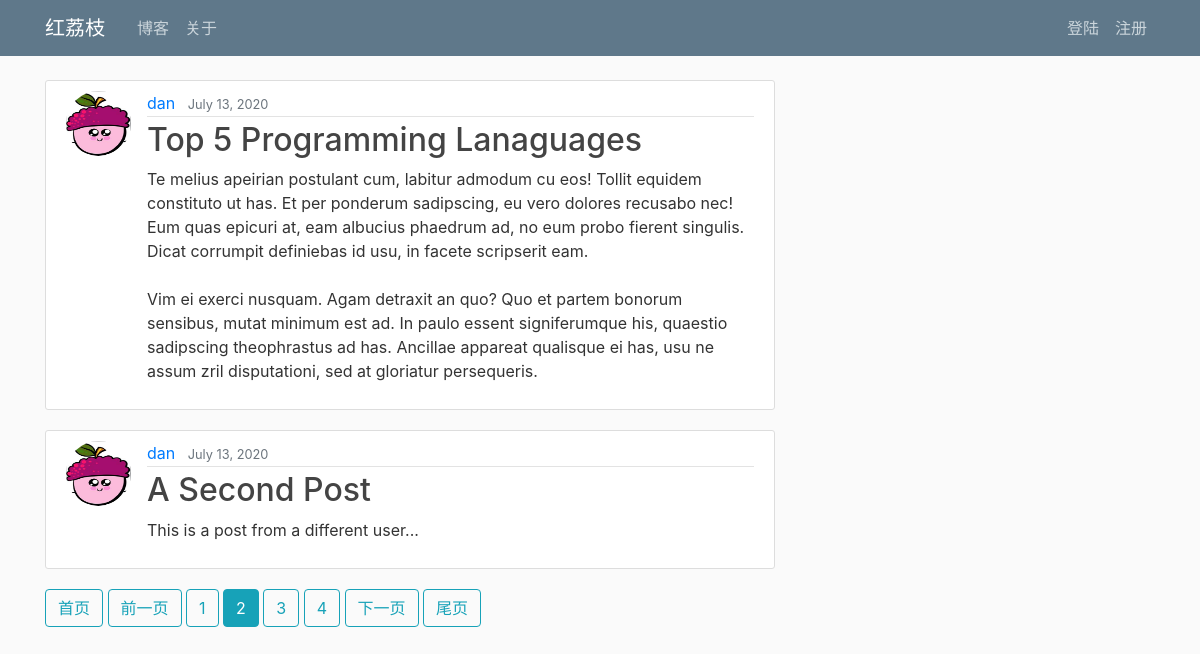
Screenshot of /blog/?page=2 with the database file from the repository.
### blog/models.py (models this page shows, shortened)
class Blog(models.Model):
    author      = models.ForeignKey(User, on_delete=models.CASCADE)
    date_posted = models.DateTimeField(default=timezone.now)
    title       = models.CharField(max_length=100)
    content     = models.TextField()
    image       = models.ImageField(upload_to = "blog_img/", blank=True)

### user/models.py (models this page shows, shortened)
class Profile(models.Model):
    user = models.OneToOneField(User, on_delete=models.CASCADE)
    image = models.ImageField(default='default.jpg', upload_to='user/profile_pics')

### blog/views.py (the view)
# urls.py: path('', BlogListView.as_view(), name='blog_home'),
class BlogListView(ListView):
    model = Blog
    template_name = 'blog/blog_home.html'
    context_object_name = 'blogs'
    ordering = ['-date_posted']
    paginate_by = 2

### blog/templates/blog/blog_home.html
{% extends "page/page_base.html" %}
{% block content %}
    {% for blog in blogs %}
        <article class="media content-section">
            <img class="rounded-circle article-img" src="{{ blog.author.profile.image.url }}">
            <div class="media-body">
                <div class="article-metadata">
                    <a class="mr-2" href="#">{{ blog.author }}</a>
                    <small class="text-muted">{{ blog.date_posted|date:"F d, Y" }}</small>
                </div>
                <h2><a class="article-title" href="{% url 'blog_detail' blog.id %}">{{ blog.title }}</a></h2>
                <p class="article-content">{{ blog.content }}</p>
            </div>
        </article>
    {% endfor %}
    {% if is_paginated %}
        {% if page_obj.has_previous %}
            <a class="btn btn-outline-info mb-4" href="?page=1">首页</a>
            <a class="btn btn-outline-info mb-4" href="?page={{ page_obj.previous_page_number}}">前一页</a>
        {% endif %}
        {% for num in page_obj.paginator.page_range %}
            {% if page_obj.number == num %}
                <a class="btn btn-info mb-4" href="?page={{ num }}">{{ num }}</a>
            {% elif num > page_obj.number|add:'-3' and num < page_obj.number|add:'3' %}
                <a class="btn btn-outline-info mb-4" href="?page={{ num }}">{{ num }}</a>
            {% endif %}
        {% endfor %}
        {% if page_obj.has_next %}
            <a class="btn btn-outline-info mb-4" href="?page={{ page_obj.next_page_number }}">下一页</a>
            <a class="btn btn-outline-info mb-4" href="?page={{ page_obj.paginator.num_pages}}">尾页</a>
        {% endif %}
    {% endif %}
{% endblock content %}

### page/static/page/main.css (style rules this page uses)
body { background: #fafafa; color: #333333; margin-top: 5rem; }
h1, h2, h3, h4, h5, h6 { color: #444444; }
.content-section { background: #ffffff; padding: 10px 20px; border: 1px solid #dddddd; border-radius: 3px; margin-bottom: 20px; }
.article-title { color: #444444; }
.article-content { white-space: pre-line; }
.article-img { height: 65px; width: 65px; margin-right: 16px; }
.article-metadata { padding-bottom: 1px; margin-bottom: 4px; border-bottom: 1px solid #e3e3e3 }

### rows the page displays
Blog: author.profile.image (picture), author "dan", date_posted "July 13, 2020", title "Top 5 Programming Lanaguages", content "Te melius apeirian postulant cum, labitur admodum cu eos! Tollit equidem constituto ut has. Et per ponderum sadipscing, eu vero dolores recusabo nec! Eum quas epicuri at, eam albucius phaedrum ad, no eum probo fierent singulis. Dicat corrumpit definiebas id usu, in facete scripserit eam. Vim ei exerci nusquam. Agam detraxit an quo? Quo et partem bonorum sensibus, mutat minimum est ad. In paulo essent signiferumque his, quaestio sadipscing theophrastus ad has. Ancillae appareat qualisque ei has, usu ne assum zril disputationi, sed at gloriatur persequeris."
Blog: author.profile.image (picture), author "dan", date_posted "July 13, 2020", title "A Second Post", content "This is a post from a different user..."

### other values shown
{{ num }} "1" "3" "4"
{{ num }} "2"
